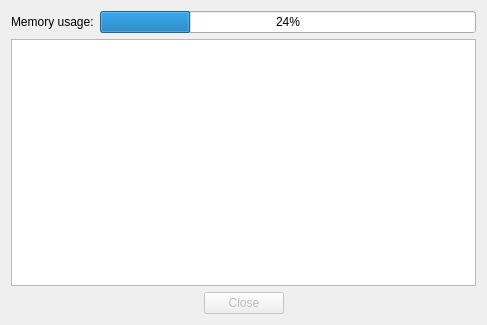
<?xml version="1.0" encoding="UTF-8"?>
<ui version="4.0">
 <class>ParseDialog</class>
 <widget class="QDialog" name="ParseDialog">
  <property name="windowModality">
   <enum>Qt::WindowModal</enum>
  </property>
  <property name="geometry">
   <rect>
    <x>0</x>
    <y>0</y>
    <width>487</width>
    <height>325</height>
   </rect>
  </property>
  <property name="windowTitle">
   <string>Processing XML file</string>
  </property>
  <layout class="QVBoxLayout" name="verticalLayout">
   <item>
    <layout class="QHBoxLayout" name="horizontalLayout_2">
     <item>
      <widget class="QLabel" name="label">
       <property name="text">
        <string>Memory usage:</string>
       </property>
      </widget>
     </item>
     <item>
      <widget class="QProgressBar" name="progressBar">
       <property name="value">
        <number>24</number>
       </property>
      </widget>
     </item>
    </layout>
   </item>
   <item>
    <widget class="QTextBrowser" name="textBrowser"/>
   </item>
   <item>
    <layout class="QHBoxLayout" name="horizontalLayout">
     <item>
      <spacer name="horizontalSpacer">
       <property name="orientation">
        <enum>Qt::Horizontal</enum>
       </property>
       <property name="sizeHint" stdset="0">
        <size>
         <width>40</width>
         <height>20</height>
        </size>
       </property>
      </spacer>
     </item>
     <item>
      <widget class="QPushButton" name="pushButton">
       <property name="enabled">
        <bool>false</bool>
       </property>
       <property name="text">
        <string>Close</string>
       </property>
      </widget>
     </item>
     <item>
      <spacer name="horizontalSpacer_2">
       <property name="orientation">
        <enum>Qt::Horizontal</enum>
       </property>
       <property name="sizeHint" stdset="0">
        <size>
         <width>40</width>
         <height>20</height>
        </size>
       </property>
      </spacer>
     </item>
    </layout>
   </item>
  </layout>
 </widget>
 <resources/>
 <connections/>
</ui>
